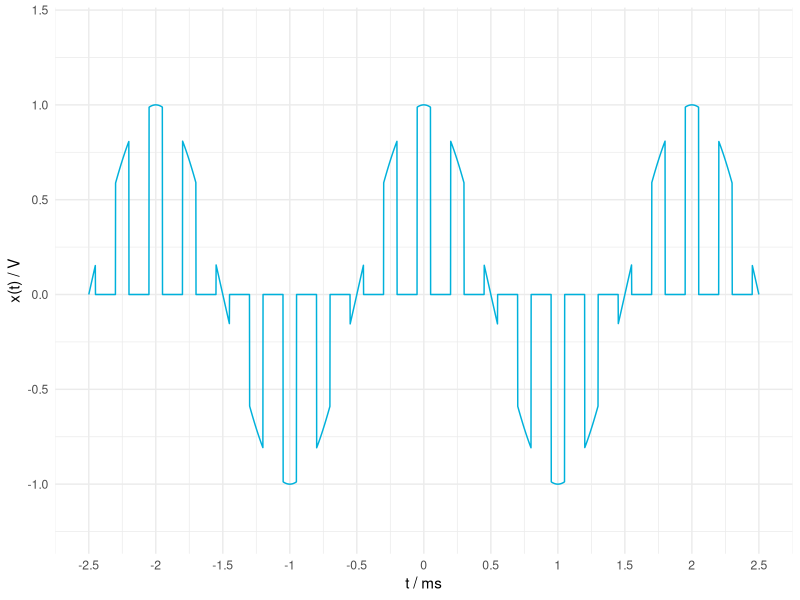

Write the R code that produced this figure.
library(ggplot2)

outputName <- "u3.pdf"
pdfWidth   <- 10
pdfHeight  <- pdfWidth * 0.618


# squarewave parameters
swAmplitude <- 1
tau         <- 100/100
T           <- 250/100

# u1(t) parameters
U1        <- 1
T1        <- 2000 / 100
U0        <- 0


xlim <- c(-25, 25)
ylim <- c(-U1*1.2361, U1*1.382)

xbreaks <- seq(min(xlim), max(xlim), by = 5)
xlabels <- xbreaks/10

xlabel <- "t / ms"
ylabel <- "x(t) / V"

u1color   <- "#00b1db"
fun_color <- "#00b1db80"

u1 <- function(t) {
    U0 + U1*cos(2*pi*1/T1*t)
}

# easy squarewave!
carrier <- function(t) {

    ifelse(( ( (t + tau/2) %% T) < tau), 1,0)

}


u3 <- function(t) {

    u1(t) * carrier(t)

}

plot <- ggplot(data.frame(x=c(0,2)), aes(x=x)) +
    theme_minimal() +
    scale_x_continuous(limits = xlim, breaks = xbreaks, labels = xlabels ) +
    scale_y_continuous(limits = ylim ) +
    xlab(xlabel) +
    ylab(ylabel) +
#   stat_function( n = 4000, fun = u1, color=u1color )+
#    stat_function( n = 4000, fun = carrier, color=fun_color )
    stat_function( n = 4000, fun = u3, color=u1color )

# complicated squarewave!
## for(n in min(xlim):max(xlim)) {

##     xleft <- n * T - tau/2

##     plot <- plot +
##         geom_segment( x = xleft, y=0, xend = xleft, yend = swAmplitude, color = fun_color) +
##         geom_segment( x = xleft+tau, y=0, xend = xleft+tau, yend = swAmplitude, color = fun_color) +
##         geom_segment( x = xleft, y=swAmplitude, xend = xleft+tau, yend = swAmplitude, color = fun_color) +
##     geom_segment( x = xleft+tau, y=0, xend = xleft+T, yend = 0, color = fun_color)


## }

pdf(outputName, pdfWidth, pdfHeight)
plot
